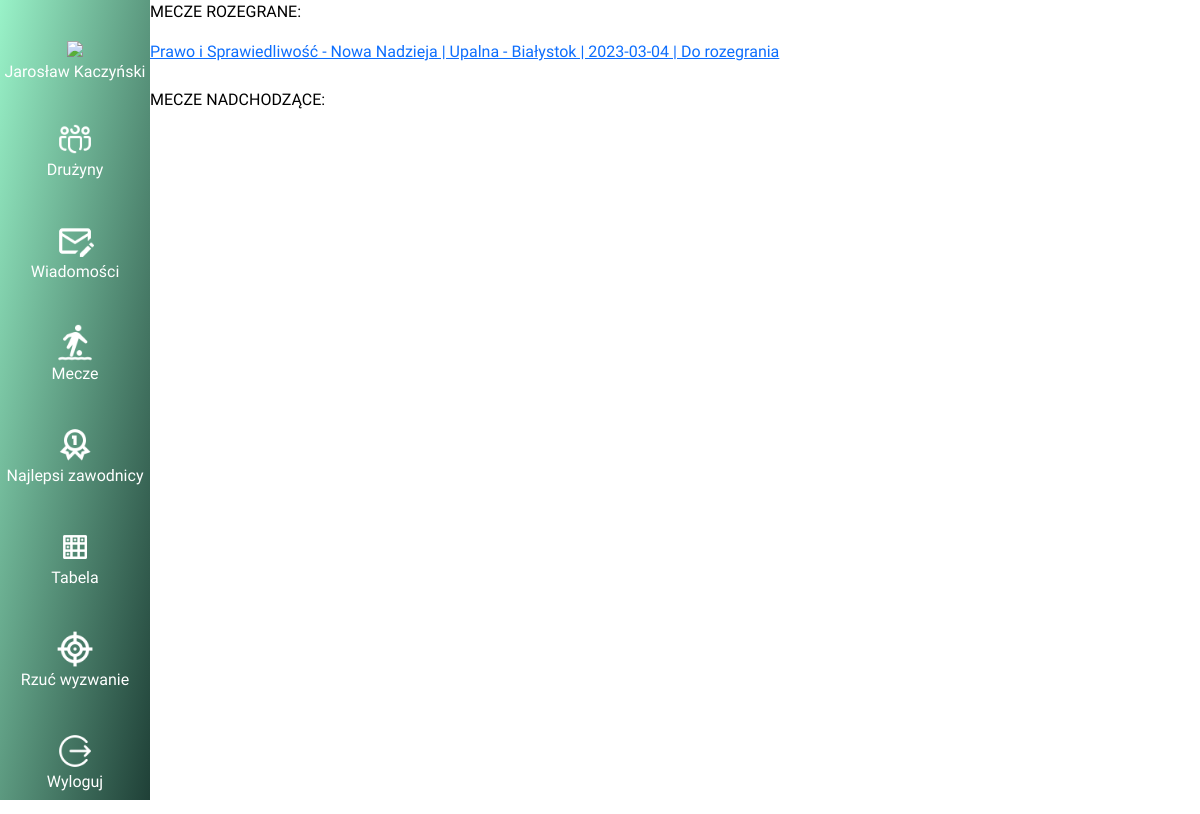
/matches/my_matches (signed in), run on an earlier commit of the app's database.
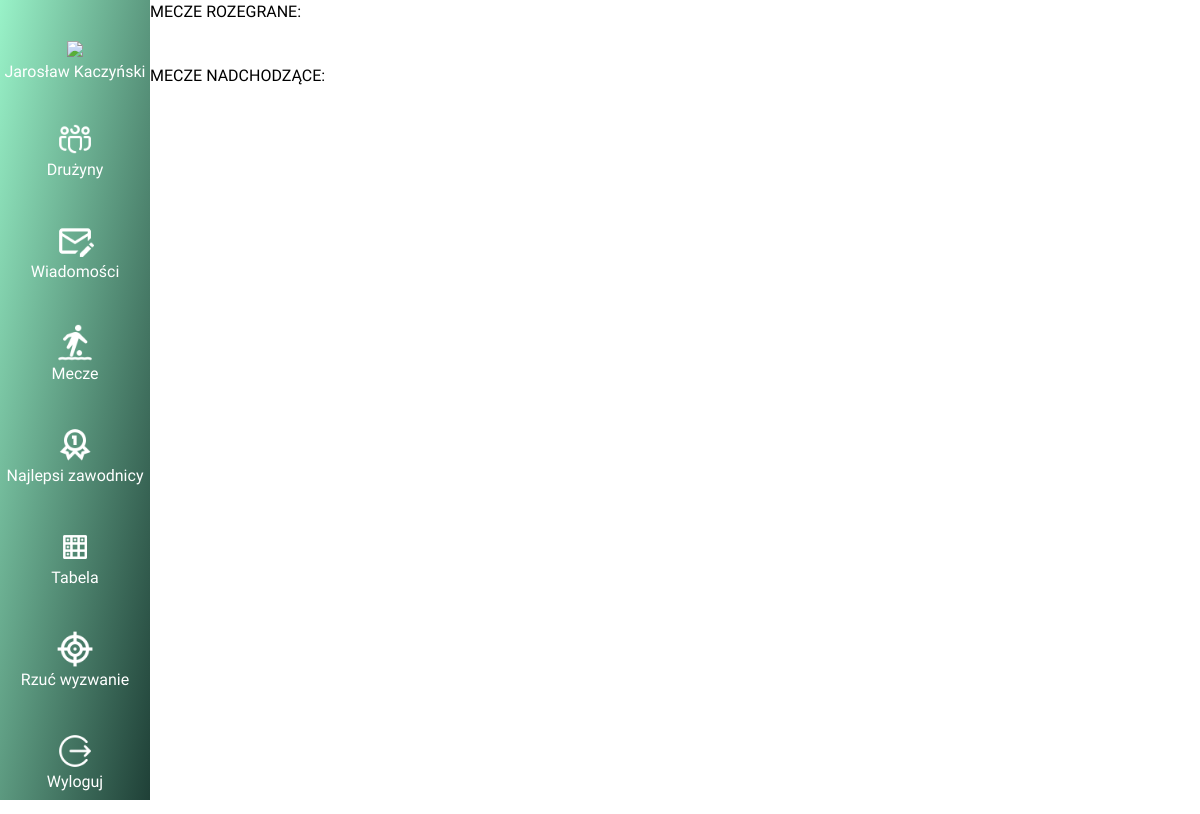
And on a later commit of the database.
### Matches/models.py (models this page shows, shortened)
class Match(models.Model):
    team1 = models.ForeignKey(Team,related_name='team1',on_delete=models.CASCADE)
    team2 = models.ForeignKey(Team,related_name='team2',on_delete=models.CASCADE)
    stadium = models.ForeignKey(Stadium,null=True,on_delete=models.SET_NULL)
    referee = models.ForeignKey(Referee,null=True,related_name='referee',on_delete=models.SET_NULL)
    motm = models.ForeignKey(Player,null=True,related_name='motm',on_delete=models.SET_NULL)
    date = models.DateField(null=False)
    status = models.BooleanField(default=False,null=False)
    def __str__(self):
        return f'{self.team1} - {self.team2} | {self.stadium} | {self.date} | {self.get_score() if self.status else "Do rozegrania"}'

class Stadium(models.Model):
    name = models.CharField(max_length=30)
    location = models.CharField(max_length=50)
    def __str__(self):
        return f'{self.name} - {self.location}'

### Teams/models.py (models this page shows, shortened)
class Team(models.Model):
    name = models.CharField(unique=True,max_length=30)
    slug = models.SlugField(unique=True,max_length=30)
    image = models.ImageField(upload_to='images/teams')
    def __str__(self):
        return self.name

### Matches/views.py (the view)
# urls.py: path('matches/my_matches',views.my_matches,name='my_matches'),
@login_required(login_url='/login')
def my_matches(request):
    if hasattr(request.user,'player'):
        matches = Match.objects.filter(Q(team1=request.user.player.team) | Q(team2=request.user.player.team))
    else:
        matches = Match.objects.filter(referee=request.user.referee)
    matches_played = matches.filter(date__lte=date.today())
    matches_upcoming = matches.filter(date__gt=date.today())
    return render(request,'matches/my_matches.html',{'matches_played':matches_played,'matches_upcoming':matches_upcoming})

### Users/models.py (called while the page is built)
def get_name(self):
    return f'{self.first_name} {self.last_name}'

def isinst(self):
    if hasattr(self,'player'):
        return 'player'
    elif hasattr(self,'referee'):
        return 'referee'
    return 'none'

### templates/matches/my_matches.html (shortened to what this page needs)
{% extends 'base.html' %}
{% block content %}
    <p>MECZE ROZEGRANE:</p>
    {% for match in matches_played %}
        {% if user.isinst == 'referee' and not match.status %}
            <a href="{% url 'matches:post_score' match.id %}">{{ match }}</a>
            <br>
        {% else %}
            <a href="{% url 'matches:match_detail' match.id %}">{{ match }}</a>
            <br>
        {% endif %}
    {% endfor %}
    <br>
    <p>MECZE NADCHODZĄCE:</p>
{% endblock %}

What changed in the data, as far as the page shows it:
removed Match: team1+team2+stadium "Prawo i Sprawiedliwość - Nowa Nadzieja | Upalna - Białystok | 2023-03-04 | Do rozegrania"
